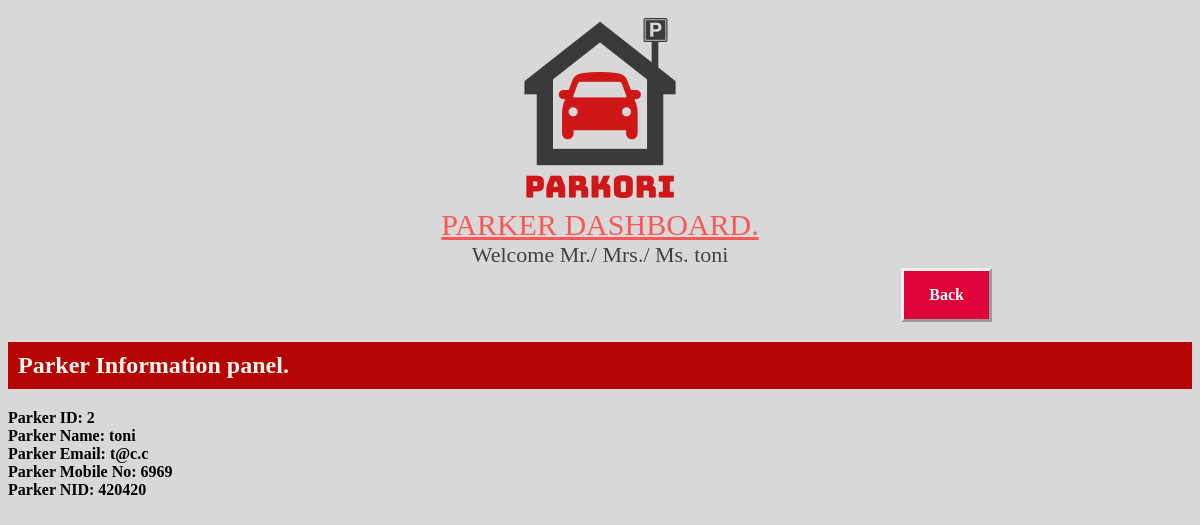
The page /Loginform/dashboards/parkerProfile.php (signed in) on the database its author committed.
### tables this page shows
CREATE TABLE `parker` (
  `id` int(6) NOT NULL,
  `username` varchar(55) NOT NULL,
  `password` varchar(60) NOT NULL,
  `email` varchar(70) NOT NULL,
  `mobile_no` int(15) NOT NULL,
  `nid` int(60) NOT NULL,
  `approval` varchar(20) NOT NULL DEFAULT 'no'
);

### Loginform/dashboards/parkerProfile.php (the view, shortened to what this page needs)
<?php
   include "includes/dbconnect.inc.php";
   $adm=$msg1=$msg3='';
   $p_id = $o_username = $o_email = $o_mobile_no = $o_nid = $o_address = $o_space = "";
   if (isset($_SESSION['uname'])) {
     $adm = $_SESSION['uname'];
   }
   else{
     header("Location:Ownerlogin.php");
   }
  if (isset($_SESSION['id'])) {
    $p_id = $_SESSION['id'];
  }
 ?>
<html lang="en">
    <head>
        <link rel="stylesheet" href="../../css/parkerdash_style.css">
    </head>
    <body>
        <div align="center">
            <img src="LOGO.png" alt="logo"><br>
            <span style="color:#FA5858; font-size:30px; font-family:ebrima"><u> PARKER DASHBOARD. </u></span><br>
            <span style="color:#424242; font-size:22px; font-family:ebrima"> Welcome Mr./ Mrs./ Ms. <?php echo $adm; ?> </span>
        </div>
        <div align="right" style="padding-right:200px;">
            <a href="parkerDashboard.php" target="_self"><b>Back<b></a>
        </div>
        <form action="parkerapproval.php" method="POST">
           <h2 class="admpanel">Parker Information panel.</h2>
           <?php
                if ($_SERVER['REQUEST_METHOD'] == 'GET') {
                    $sql1="SELECT * FROM parker WHERE id = '$p_id'";
                    $result1=mysqli_query($conn, $sql1);
                    while($row = mysqli_fetch_assoc($result1)){
                        $p_username= $row['username'];
                        $p_email = $row['email'];
                        $p_mobile_no = $row['mobile_no'];
                        $p_nid = $row['nid'];
                        ?>
                        <div>
                            <div>
                                <label for="p_id">Parker ID: </label>
                                <label for="p_id"><?php echo $p_id; ?></label>
                            </div>
                            <div>
                                <label for="p_username">Parker Name: </label>
                                <label for="p_username"><?php echo $p_username; ?></label>
                            </div>
                            <div>
                                <label for="p_email">Parker Email: </label>
                                <label for="p_email"><?php echo $p_email; ?></label>
                            </div>
                            <div>
                                <label for="p_mobile_no">Parker Mobile No: </label>
                                <label for="p_mobile_no"><?php echo $p_mobile_no; ?></label>
                            </div>
                            <div>
                                <label for="p_nid">Parker NID: </label>
                                <label for="p_nid"><?php echo $p_nid; ?></label>
                            </div>
                        </div>
                <?php
                    }
                }
            ?>
        </form>
    </body>
</html>

### css/parkerdash_style.css (style rules this page uses)
a:link, a:visited { background-color: #DF013A; color: white; padding: 15px 25px; text-align: center; text-decoration: none; display: inline-block; border-style: outset; }
.admpanel { background-color: #B40404; color: #FBF8EF; padding: 10px; font-family: ebrima; }
body { background-color: #D8D8D8; }

### rows shown on the page
parker: username "toni", email "t@c.c", mobile_no "6969", nid "420420"

### other values the page prints
$adm "toni"
